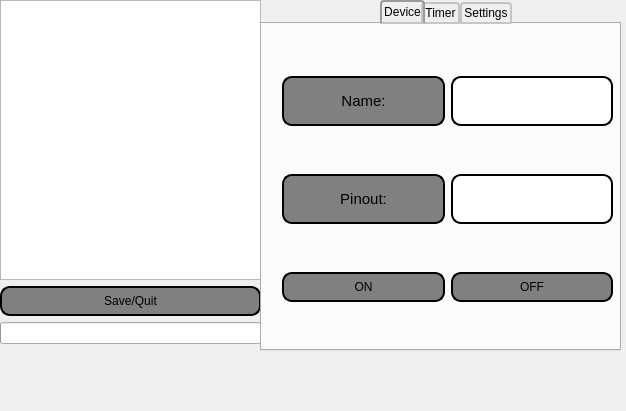
<?xml version="1.0" encoding="UTF-8"?>
<ui version="4.0">
 <class>MenuForm</class>
 <widget class="QWidget" name="MenuForm">
  <property name="geometry">
   <rect>
    <x>0</x>
    <y>0</y>
    <width>626</width>
    <height>411</height>
   </rect>
  </property>
  <property name="windowTitle">
   <string>Form</string>
  </property>
  <property name="styleSheet">
   <string notr="true">QPushButton
{
background-color: grey;
border-style: outset;
border-width: 2px;
border-radius: 10px;
border-color: black;

}</string>
  </property>
  <widget class="QWidget" name="verticalLayoutWidget_4">
   <property name="geometry">
    <rect>
     <x>0</x>
     <y>0</y>
     <width>261</width>
     <height>351</height>
    </rect>
   </property>
   <layout class="QVBoxLayout" name="verticalLayout_5">
    <item>
     <widget class="QListWidget" name="timerlist"/>
    </item>
    <item>
     <widget class="QPushButton" name="Button_save_quit">
      <property name="minimumSize">
       <size>
        <width>0</width>
        <height>30</height>
       </size>
      </property>
      <property name="text">
       <string>Save/Quit</string>
      </property>
     </widget>
    </item>
    <item>
     <widget class="QProgressBar" name="progressBar">
      <property name="value">
       <number>0</number>
      </property>
      <property name="textVisible">
       <bool>false</bool>
      </property>
      <property name="orientation">
       <enum>Qt::Horizontal</enum>
      </property>
      <property name="invertedAppearance">
       <bool>false</bool>
      </property>
      <property name="textDirection">
       <enum>QProgressBar::TopToBottom</enum>
      </property>
     </widget>
    </item>
    <item>
     <spacer name="verticalSpacer">
      <property name="orientation">
       <enum>Qt::Vertical</enum>
      </property>
      <property name="sizeType">
       <enum>QSizePolicy::Maximum</enum>
      </property>
      <property name="sizeHint" stdset="0">
       <size>
        <width>20</width>
        <height>7</height>
       </size>
      </property>
     </spacer>
    </item>
   </layout>
  </widget>
  <widget class="QTabWidget" name="tabWidget">
   <property name="geometry">
    <rect>
     <x>260</x>
     <y>0</y>
     <width>361</width>
     <height>351</height>
    </rect>
   </property>
   <property name="styleSheet">
    <string notr="true">QTabWidget::tab-bar {
    left: 120%; 
}
QTabBar::tab {
    background: qlineargradient(x1: 0, y1: 0, x2: 0, y2: 1,
                                stop: 0 #E1E1E1, stop: 0.4 #DDDDDD,
                                stop: 0.5 #D8D8D8, stop: 1.0 #D3D3D3);
    border: 2px solid #C4C4C3;
    border-bottom-color: #C2C7CB; /* same as the pane color */
    border-top-left-radius: 4px;
    border-top-right-radius: 4px;
    min-width: 8px;
    padding: 2px;
	color: black;
}
QTabBar::tab:selected {
    border-color: #9B9B9B;
    border-bottom-color: #C2C7CB; /* same as pane color */
}

QTabBar::tab:!selected {
    margin-top: 2px; /* make non-selected tabs look smaller */
}

/* make use of negative margins for overlapping tabs */
QTabBar::tab:selected {
    /* expand/overlap to the left and right by 4px */
    margin-left: -4px;
    margin-right: -4px;
}

QTabBar::tab:first:selected {
    margin-left: 0; /* the first selected tab has nothing to overlap with on the left */
}

QTabBar::tab:last:selected {
    margin-right: 0; /* the last selected tab has nothing to overlap with on the right */
}

QTabBar::tab:only-one {
    margin: 0; /* if there is only one tab, we don't want overlapping margins */
}
</string>
   </property>
   <property name="currentIndex">
    <number>0</number>
   </property>
   <property name="movable">
    <bool>true</bool>
   </property>
   <widget class="QWidget" name="tab">
    <attribute name="title">
     <string>Device</string>
    </attribute>
    <widget class="QWidget" name="verticalLayoutWidget_3">
     <property name="geometry">
      <rect>
       <x>20</x>
       <y>10</y>
       <width>331</width>
       <height>311</height>
      </rect>
     </property>
     <layout class="QVBoxLayout" name="verticalLayout">
      <item>
       <layout class="QHBoxLayout" name="horizontalLayout_5">
        <item>
         <widget class="QLabel" name="label_7">
          <property name="maximumSize">
           <size>
            <width>16777215</width>
            <height>50</height>
           </size>
          </property>
          <property name="font">
           <font>
            <pointsize>11</pointsize>
           </font>
          </property>
          <property name="styleSheet">
           <string notr="true">QLabel
{
border-style: outset;
border-width: 2px;

border-radius: 10px;
border-color: black;
background-color: grey;
}</string>
          </property>
          <property name="text">
           <string>Name:</string>
          </property>
          <property name="alignment">
           <set>Qt::AlignCenter</set>
          </property>
         </widget>
        </item>
        <item>
         <widget class="QLabel" name="name_object">
          <property name="maximumSize">
           <size>
            <width>16777215</width>
            <height>50</height>
           </size>
          </property>
          <property name="font">
           <font>
            <pointsize>11</pointsize>
           </font>
          </property>
          <property name="styleSheet">
           <string notr="true">QLabel
{
border-style: outset;
border-width: 2px;
color:black;
border-radius: 10px;
border-color: black;
background-color: white;
}</string>
          </property>
          <property name="text">
           <string/>
          </property>
          <property name="alignment">
           <set>Qt::AlignLeading|Qt::AlignLeft|Qt::AlignVCenter</set>
          </property>
         </widget>
        </item>
       </layout>
      </item>
      <item>
       <layout class="QHBoxLayout" name="horizontalLayout_4">
        <item>
         <layout class="QHBoxLayout" name="horizontalLayout_3">
          <item>
           <widget class="QLabel" name="label_9">
            <property name="maximumSize">
             <size>
              <width>16777215</width>
              <height>50</height>
             </size>
            </property>
            <property name="font">
             <font>
              <pointsize>11</pointsize>
             </font>
            </property>
            <property name="styleSheet">
             <string notr="true">QLabel
{
border-style: outset;
border-width: 2px;

border-radius: 10px;
border-color: black;
background-color: grey;
}</string>
            </property>
            <property name="text">
             <string>Pinout:</string>
            </property>
            <property name="alignment">
             <set>Qt::AlignCenter</set>
            </property>
           </widget>
          </item>
          <item>
           <widget class="QLabel" name="pinout">
            <property name="maximumSize">
             <size>
              <width>16777215</width>
              <height>50</height>
             </size>
            </property>
            <property name="font">
             <font>
              <pointsize>11</pointsize>
             </font>
            </property>
            <property name="styleSheet">
             <string notr="true">QLabel
{
border-style: outset;
border-width: 2px;
color:black;
border-radius: 10px;
border-color: black;
background-color: white;
}</string>
            </property>
            <property name="text">
             <string/>
            </property>
            <property name="alignment">
             <set>Qt::AlignLeading|Qt::AlignLeft|Qt::AlignVCenter</set>
            </property>
           </widget>
          </item>
         </layout>
        </item>
       </layout>
      </item>
      <item>
       <layout class="QHBoxLayout" name="horizontalLayout_2">
        <item>
         <widget class="QPushButton" name="Button_on">
          <property name="minimumSize">
           <size>
            <width>0</width>
            <height>30</height>
           </size>
          </property>
          <property name="text">
           <string>ON</string>
          </property>
         </widget>
        </item>
        <item>
         <widget class="QPushButton" name="Button_off">
          <property name="minimumSize">
           <size>
            <width>0</width>
            <height>30</height>
           </size>
          </property>
          <property name="text">
           <string>OFF</string>
          </property>
         </widget>
        </item>
       </layout>
      </item>
     </layout>
    </widget>
   </widget>
   <widget class="QWidget" name="Timer">
    <attribute name="title">
     <string>Timer</string>
    </attribute>
    <widget class="QWidget" name="verticalLayoutWidget_2">
     <property name="geometry">
      <rect>
       <x>20</x>
       <y>10</y>
       <width>331</width>
       <height>301</height>
      </rect>
     </property>
     <layout class="QVBoxLayout" name="verticalLayout_11">
      <item>
       <layout class="QHBoxLayout" name="Name_timer">
        <item>
         <spacer name="horizontalSpacer">
          <property name="orientation">
           <enum>Qt::Horizontal</enum>
          </property>
          <property name="sizeType">
           <enum>QSizePolicy::Maximum</enum>
          </property>
          <property name="sizeHint" stdset="0">
           <size>
            <width>40</width>
            <height>20</height>
           </size>
          </property>
         </spacer>
        </item>
        <item>
         <widget class="QLabel" name="Name">
          <property name="font">
           <font>
            <pointsize>13</pointsize>
           </font>
          </property>
          <property name="styleSheet">
           <string notr="true">QLabel
{
border-style: outset;
border-width: 2px;
color:black;
border-radius: 10px;
border-color: black;
background-color: white;
}</string>
          </property>
          <property name="text">
           <string>&lt;html&gt;&lt;head/&gt;&lt;body&gt;&lt;p align=&quot;center&quot;&gt;&lt;br/&gt;&lt;/p&gt;&lt;/body&gt;&lt;/html&gt;</string>
          </property>
          <property name="alignment">
           <set>Qt::AlignCenter</set>
          </property>
         </widget>
        </item>
        <item>
         <spacer name="horizontalSpacer_2">
          <property name="orientation">
           <enum>Qt::Horizontal</enum>
          </property>
          <property name="sizeType">
           <enum>QSizePolicy::Maximum</enum>
          </property>
          <property name="sizeHint" stdset="0">
           <size>
            <width>40</width>
            <height>20</height>
           </size>
          </property>
         </spacer>
        </item>
       </layout>
      </item>
      <item>
       <layout class="QHBoxLayout" name="horizontalLayout_20">
        <item>
         <widget class="QLabel" name="label">
          <property name="styleSheet">
           <string notr="true">QLabel
{
border-style: outset;
border-width: 2px;

border-radius: 10px;
border-color: black;
background-color: grey;
}</string>
          </property>
          <property name="text">
           <string>&lt;html&gt;&lt;head/&gt;&lt;body&gt;&lt;p align=&quot;center&quot;&gt;&lt;span style=&quot; font-size:11pt; text-decoration: underline;&quot;&gt;Set on:&lt;/span&gt;&lt;/p&gt;&lt;/body&gt;&lt;/html&gt;</string>
          </property>
         </widget>
        </item>
        <item>
         <widget class="QLabel" name="set_time">
          <property name="font">
           <font>
            <pointsize>11</pointsize>
            <kerning>true</kerning>
           </font>
          </property>
          <property name="text">
           <string/>
          </property>
          <property name="alignment">
           <set>Qt::AlignCenter</set>
          </property>
         </widget>
        </item>
       </layout>
      </item>
      <item>
       <layout class="QHBoxLayout" name="horizontalLayout_21">
        <item>
         <widget class="QLabel" name="label_5">
          <property name="styleSheet">
           <string notr="true">QLabel
{
border-style: outset;
border-width: 2px;

border-radius: 10px;
border-color: black;
background-color: grey;
}</string>
          </property>
          <property name="text">
           <string>&lt;html&gt;&lt;head/&gt;&lt;body&gt;&lt;p align=&quot;center&quot;&gt;&lt;span style=&quot; font-size:11pt; text-decoration: underline;&quot;&gt;Duration (min):&lt;/span&gt;&lt;/p&gt;&lt;/body&gt;&lt;/html&gt;</string>
          </property>
         </widget>
        </item>
        <item>
         <widget class="QLabel" name="duration">
          <property name="font">
           <font>
            <pointsize>11</pointsize>
            <kerning>true</kerning>
           </font>
          </property>
          <property name="text">
           <string/>
          </property>
          <property name="alignment">
           <set>Qt::AlignCenter</set>
          </property>
         </widget>
        </item>
       </layout>
      </item>
      <item>
       <layout class="QHBoxLayout" name="horizontalLayout_19">
        <item>
         <widget class="QPushButton" name="Timer_on">
          <property name="minimumSize">
           <size>
            <width>0</width>
            <height>40</height>
           </size>
          </property>
          <property name="text">
           <string>Timer ON</string>
          </property>
         </widget>
        </item>
        <item>
         <widget class="QPushButton" name="Timer_off">
          <property name="minimumSize">
           <size>
            <width>0</width>
            <height>40</height>
           </size>
          </property>
          <property name="text">
           <string>Timer OFF</string>
          </property>
         </widget>
        </item>
       </layout>
      </item>
     </layout>
    </widget>
   </widget>
   <widget class="QWidget" name="Settings">
    <attribute name="title">
     <string>Settings</string>
    </attribute>
    <widget class="QWidget" name="verticalLayoutWidget">
     <property name="geometry">
      <rect>
       <x>30</x>
       <y>0</y>
       <width>311</width>
       <height>221</height>
      </rect>
     </property>
     <layout class="QVBoxLayout" name="verticalLayout_10">
      <item>
       <layout class="QHBoxLayout" name="horizontalLayout_18">
        <item>
         <widget class="QLabel" name="label_3">
          <property name="styleSheet">
           <string notr="true">QLabel
{
border-style: outset;
border-width: 2px;

border-radius: 10px;
border-color: black;
background-color: grey;
}</string>
          </property>
          <property name="text">
           <string>&lt;html&gt;&lt;head/&gt;&lt;body&gt;&lt;p align=&quot;center&quot;&gt;&lt;span style=&quot; font-size:11pt; text-decoration: underline;&quot;&gt;Set time:&lt;/span&gt;&lt;/p&gt;&lt;/body&gt;&lt;/html&gt;</string>
          </property>
         </widget>
        </item>
        <item>
         <widget class="QTimeEdit" name="timer_3">
          <property name="minimumSize">
           <size>
            <width>0</width>
            <height>50</height>
           </size>
          </property>
          <property name="font">
           <font>
            <pointsize>11</pointsize>
           </font>
          </property>
         </widget>
        </item>
       </layout>
      </item>
      <item>
       <layout class="QHBoxLayout" name="horizontalLayout_17">
        <item>
         <widget class="QLabel" name="label_2">
          <property name="styleSheet">
           <string notr="true">QLabel
{
border-style: outset;
border-width: 2px;
border-radius: 10px;
border-color: black;
background-color: grey;
}</string>
          </property>
          <property name="text">
           <string>&lt;html&gt;&lt;head/&gt;&lt;body&gt;&lt;p align=&quot;center&quot;&gt;&lt;span style=&quot; font-size:11pt; text-decoration: underline;&quot;&gt;The length of time:&lt;/span&gt;&lt;/p&gt;&lt;/body&gt;&lt;/html&gt;</string>
          </property>
         </widget>
        </item>
        <item>
         <widget class="QSpinBox" name="minutes_dur">
          <property name="minimumSize">
           <size>
            <width>0</width>
            <height>50</height>
           </size>
          </property>
          <property name="font">
           <font>
            <pointsize>11</pointsize>
           </font>
          </property>
         </widget>
        </item>
       </layout>
      </item>
      <item>
       <layout class="QHBoxLayout" name="horizontalLayout">
        <item>
         <widget class="QPushButton" name="Button_set">
          <property name="minimumSize">
           <size>
            <width>0</width>
            <height>40</height>
           </size>
          </property>
          <property name="text">
           <string>Set</string>
          </property>
         </widget>
        </item>
       </layout>
      </item>
     </layout>
    </widget>
   </widget>
  </widget>
 </widget>
 <resources/>
 <connections/>
</ui>
